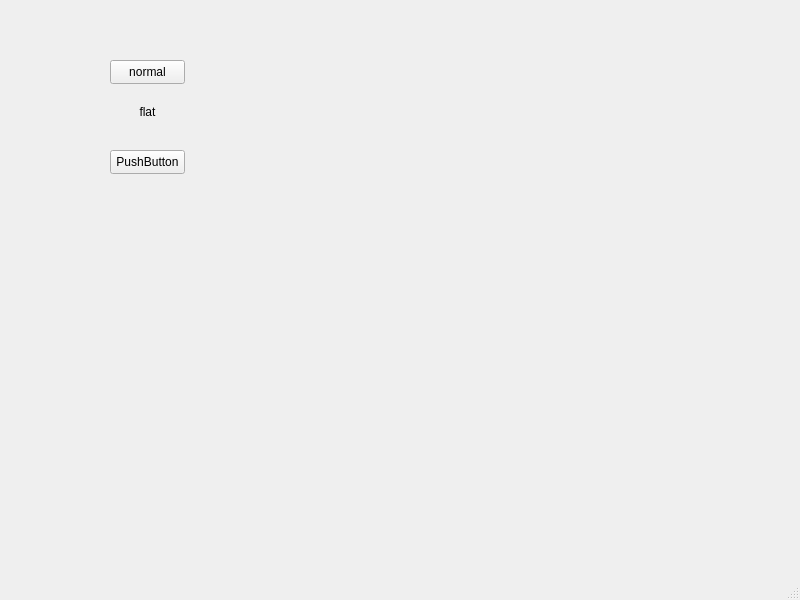
<?xml version="1.0" encoding="UTF-8"?>
<ui version="4.0">
 <class>MainWindow</class>
 <widget class="QMainWindow" name="MainWindow">
  <property name="geometry">
   <rect>
    <x>0</x>
    <y>0</y>
    <width>800</width>
    <height>600</height>
   </rect>
  </property>
  <property name="windowTitle">
   <string>MainWindow</string>
  </property>
  <widget class="QWidget" name="centralwidget">
   <widget class="QPushButton" name="normalButton">
    <property name="geometry">
     <rect>
      <x>110</x>
      <y>60</y>
      <width>75</width>
      <height>24</height>
     </rect>
    </property>
    <property name="text">
     <string>normal</string>
    </property>
   </widget>
   <widget class="QPushButton" name="pushButton_2">
    <property name="geometry">
     <rect>
      <x>110</x>
      <y>100</y>
      <width>75</width>
      <height>24</height>
     </rect>
    </property>
    <property name="text">
     <string>flat</string>
    </property>
    <property name="checkable">
     <bool>true</bool>
    </property>
    <property name="flat">
     <bool>true</bool>
    </property>
   </widget>
   <widget class="QPushButton" name="flatButton">
    <property name="geometry">
     <rect>
      <x>110</x>
      <y>150</y>
      <width>75</width>
      <height>24</height>
     </rect>
    </property>
    <property name="text">
     <string>PushButton</string>
    </property>
   </widget>
  </widget>
  <widget class="QMenuBar" name="menubar">
   <property name="geometry">
    <rect>
     <x>0</x>
     <y>0</y>
     <width>800</width>
     <height>22</height>
    </rect>
   </property>
  </widget>
  <widget class="QStatusBar" name="statusbar"/>
 </widget>
 <resources/>
 <connections/>
</ui>
